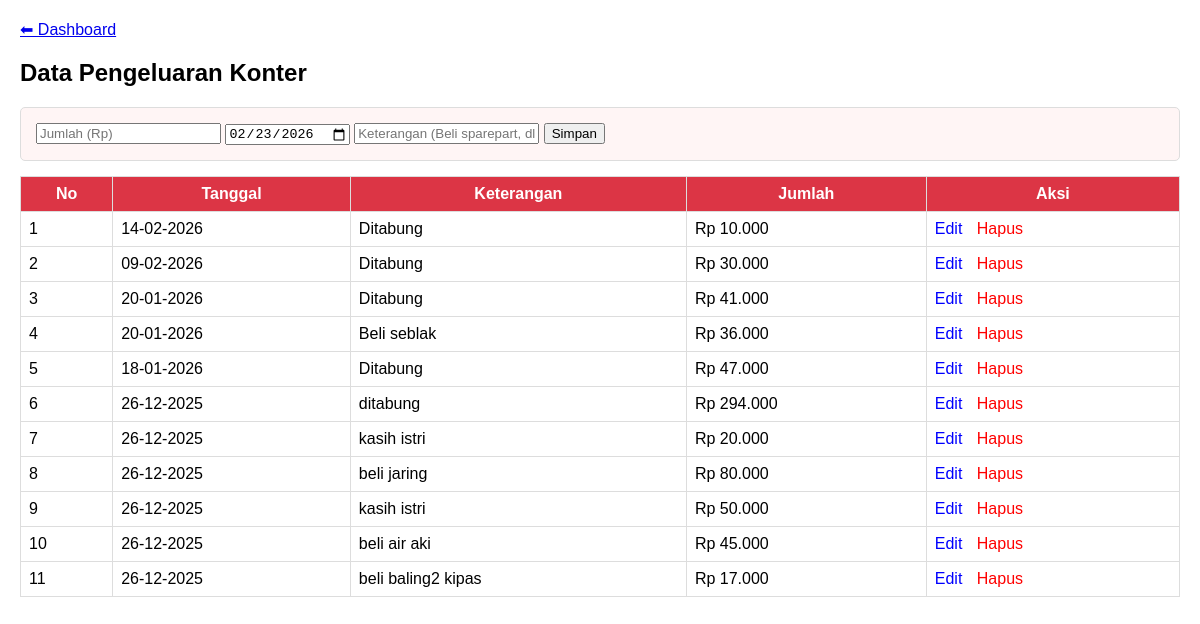
/konter/pengeluaran.php, run on the app's committed database.
### tables this page shows
CREATE TABLE `transaksi_konter` (
  `id` int(11) NOT NULL,
  `nama` varchar(100) DEFAULT NULL,
  `tanggal` date DEFAULT NULL,
  `keterangan` text DEFAULT NULL,
  `bayar` decimal(15,2) DEFAULT 0.00,
  `status` varchar(50) DEFAULT NULL,
  `jumlah_pengeluaran` decimal(15,2) DEFAULT 0.00,
  `tipe` enum('masuk','keluar') DEFAULT NULL
);

### konter/pengeluaran.php (the view, shortened to what this page needs)
<?php
include '../koneksi.php';
?>
<!DOCTYPE html>
<html>
<head>
</head>
<body>
    <a href="index.php">⬅ Dashboard</a>
    <h2>Data Pengeluaran Konter</h2>
    <div class="form-box">
        <form method="POST">
            <input type="number" name="jumlah" placeholder="Jumlah (Rp)" required>
            <input type="date" name="tanggal" value="<?= date('Y-m-d') ?>">
            <input type="text" name="keterangan" placeholder="Keterangan (Beli sparepart, dll)" required>
            <button type="submit" name="simpan">Simpan</button>
        </form>
    </div>
    <table>
        <tr>
            <th>No</th>
            <th>Tanggal</th>
            <th>Keterangan</th>
            <th>Jumlah</th>
            <th>Aksi</th>
        </tr>
        <?php
        $no = 1;
        $data = $conn->query("SELECT * FROM transaksi_konter WHERE tipe='keluar' ORDER BY id DESC");
        while ($row = $data->fetch_assoc()) { ?>
            <tr>
                <td><?= $no++; ?></td>
                <td><?= date('d-m-Y', strtotime($row['tanggal'])); ?></td>
                <td><?= $row['keterangan']; ?></td>
                <td>Rp <?= number_format($row['jumlah_pengeluaran'], 0, ',', '.'); ?></td>
                <td>
                    <a href="edit_keluar.php?id=<?= $row['id']; ?>" class="btn-edit">Edit</a>
                    <a href="pengeluaran.php?hapus=<?= $row['id']; ?>" class="btn-hapus" onclick="return confirm('Yakin hapus?')">Hapus</a>
                </td>
            </tr>
        <?php } ?>
    </table>
</body>
</html>

### konter/pengeluaran.php (style rules this page uses)
body { font-family: sans-serif; margin: 20px; }
table { width: 100%; border-collapse: collapse; margin-top: 15px; }
th, td { border: 1px solid #ddd; padding: 8px; }
th { background: #dc3545; color: white; }
.btn-edit { color: blue; text-decoration: none; margin-right: 10px; }
.btn-hapus { color: red; text-decoration: none; }
.form-box { background: #fff5f5; padding: 15px; border: 1px solid #ddd; border-radius: 5px; }

### data on the page
transaksi_konter: tanggal "14-02-2026", keterangan "Ditabung", jumlah_pengeluaran "10.000"
transaksi_konter: tanggal "09-02-2026", keterangan "Ditabung", jumlah_pengeluaran "30.000"
transaksi_konter: tanggal "20-01-2026", keterangan "Ditabung", jumlah_pengeluaran "41.000"
transaksi_konter: tanggal "20-01-2026", keterangan "Beli seblak", jumlah_pengeluaran "36.000"
transaksi_konter: tanggal "18-01-2026", keterangan "Ditabung", jumlah_pengeluaran "47.000"
transaksi_konter: tanggal "26-12-2025", keterangan "ditabung", jumlah_pengeluaran "294.000"
transaksi_konter: tanggal "26-12-2025", keterangan "kasih istri", jumlah_pengeluaran "20.000"
transaksi_konter: tanggal "26-12-2025", keterangan "beli jaring", jumlah_pengeluaran "80.000"
transaksi_konter: tanggal "26-12-2025", keterangan "kasih istri", jumlah_pengeluaran "50.000"
transaksi_konter: tanggal "26-12-2025", keterangan "beli air aki", jumlah_pengeluaran "45.000"
transaksi_konter: tanggal "26-12-2025", keterangan "beli baling2 kipas", jumlah_pengeluaran "17.000"
